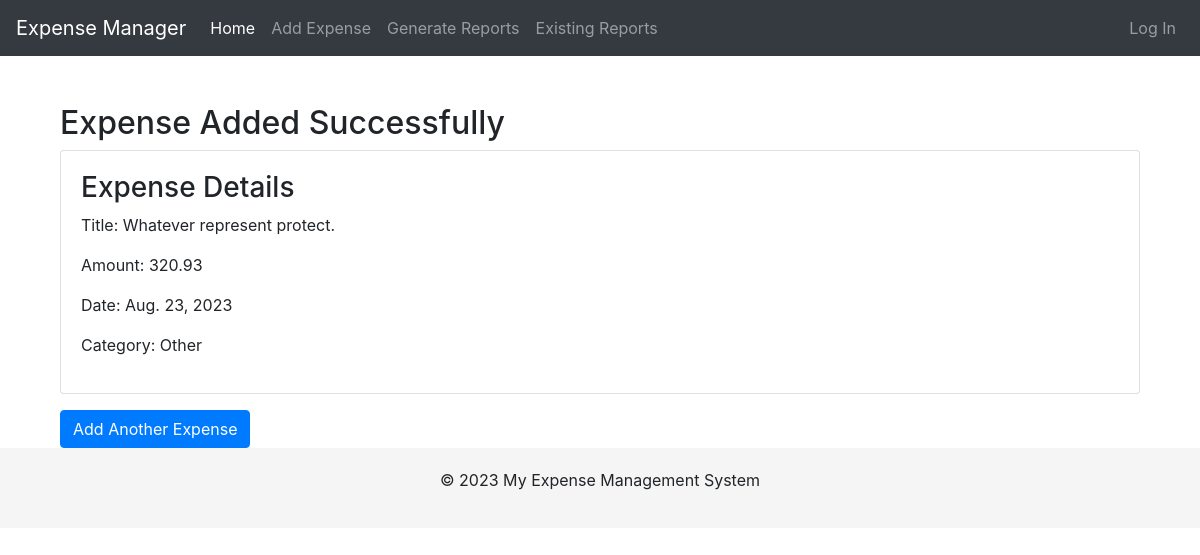
Page /expense-confirmation/2/ on the committed database.
### expenses/models.py (models this page shows, shortened)
class Expense(models.Model):
    title = models.CharField(max_length=100)
    amount = models.DecimalField(max_digits=10, decimal_places=2)
    date = models.DateField()
    category = models.ForeignKey(Category, on_delete=models.SET_NULL, null=True, blank=True)
    user = models.ForeignKey(User, on_delete=models.CASCADE, null=True, blank=True)

class Category(models.Model):
    name = models.CharField(max_length=100)
    description = models.TextField(blank=True, null=True)

### expenses/views.py (the view)
# urls.py: path('expense-confirmation/<int:expense_id>/', expense_confirmation, name='expense_confirmation'),
def expense_confirmation(request, expense_id):
    expense = Expense.objects.get(id=expense_id)
    categories = expense.category  # Retrieve all categories associated with the expense
    return render(request, 'expenses/expense_confirmation.html', {
        'expense': expense,
        'categories': categories,  # Add categories to the context
    })

### expenses/templates/expenses/expense_confirmation.html
{% extends 'base.html' %}
{% block content %}
<div class="container mt-4">
    <h2>Expense Added Successfully</h2>
    <div class="card">
        <div class="card-body">
            <h3>Expense Details</h3>
            <p>Title: {{ expense.title }}</p>
            <p>Amount: {{ expense.amount }}</p>
            <p>Date: {{ expense.date }}</p>
            <p>Category: {{ expense.category.name }}</p>
        </div>
    </div>
    <a href="{% url 'add_expense' %}" class="btn btn-primary mt-3">Add Another Expense</a>
</div>
{% endblock %}

### templates/base.html (style rules this page uses)
body { padding-top: 5rem; }

### rows in the picture
Expense: title "Whatever represent protect.", amount "320.93", date "Aug. 23, 2023", category.name "Other"
